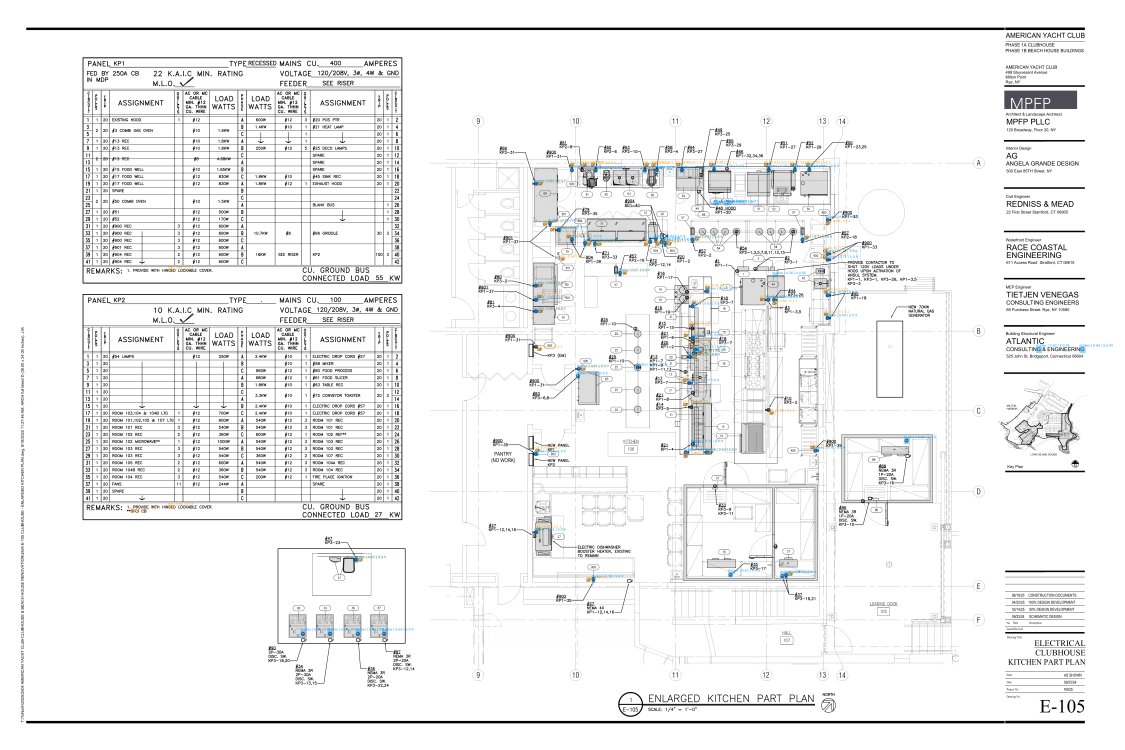
#> input picture annotated_output.png, 4500 x 3000 px (shown at 1/4 size)
$ python -i symbol_matching_all_feature_matching.py   (imports and definitions only)
#> lines starting #> are read from the running program, lines starting #| are printed output that depends on the picture
"""
Electrical Symbol Detection System
Detects and counts electrical symbols in layout drawings with multiple matching methods.
Uses sliding window approach for feature-based methods to handle small symbols in large images.
Memory-efficient implementation.
"""

import cv2
import numpy as np
from typing import List, Tuple, Dict
import matplotlib.pyplot as plt
from dataclasses import dataclass


@dataclass
class Detection:
    """Store detection information"""
    bbox: Tuple[int, int, int, int]  # (x, y, w, h)
    confidence: float
    scale: float
    rotation: float
    center: Tuple[int, int]


class ElectricalSymbolDetector:
    """
    Detects electrical symbols in layout drawings using multiple matching methods.
    Methods: template_matching, sift, orb, akaze, brisk
    Uses sliding window for feature-based methods.
    """

    def __init__(self,
                 scales: List[float] = None,
                 rotations: List[float] = None,
                 threshold: float = 0.7,
                 nms_threshold: float = 0.3,
                 method: str = 'template_matching',
                 window_scale: float = 2.5):
        """
        Initialize the detector.

        Args:
            scales: List of scale factors (only for template_matching)
            rotations: List of rotation angles (only for template_matching)
            threshold: Matching threshold
            nms_threshold: Non-maximum suppression IoU threshold
            method: Detection method - 'template_matching', 'sift', 'orb', 'akaze', 'brisk'
            window_scale: Sliding window size as multiple of template size (default: 2.5x)
        """
        self.scales = scales or [0.8, 0.9, 1.0, 1.1, 1.2]
        self.rotations = rotations or list(range(0, 360, 15))
        self.threshold = threshold
        self.nms_threshold = nms_threshold
        self.method = method.lower()
        self.window_scale = window_scale
        self.template = None
        self.template_gray = None
        self.template_source_image = None

        # Validate method
        valid_methods = ['template_matching', 'sift', 'orb', 'akaze', 'brisk']
        if self.method not in valid_methods:
            raise ValueError(f"Invalid method '{self.method}'. Choose from: {valid_methods}")

        # Initialize feature detector based on method
        self.feature_detector = None
        if self.method in ['sift', 'orb', 'akaze', 'brisk']:
            self._initialize_feature_detector()

    # [31 lines left out: function _initialize_feature_detector, not called in this run]

    def select_template_roi(self, image_path: str, max_display_size: int = 1200) -> np.ndarray:
        """Two-step template selection for better accuracy."""
#> called with image_path = '../annotated_output.png', max_display_size = 1200
        image = cv2.imread(image_path)
#> image is the input picture: shape (3000, 4500, 3); mean B, G, R 241.3, 241.2, 241
        if image is None:
            raise ValueError(f"Could not load image from {image_path}")

        self.template_source_image = image_path
        original_h, original_w = image.shape[:2]
#> original_h = 3000; original_w = 4500

        # STEP 1: Select rough area
        print("\n" + "="*70)
        print("STEP 1: SELECT REFERENCE AREA (Rough Selection)")
        print("="*70)
        print("Instructions:")
        print("  - Draw a bounding box around the general area of the symbol")
        print("  - Press SPACE or ENTER to confirm")
        print("="*70 + "\n")

        scale_factor = 1.0
        display_image = image.copy()

        if original_h > max_display_size or original_w > max_display_size:
            scale_factor = min(max_display_size / original_w, max_display_size / original_h)
#> scale_factor = 0.267
            new_w = int(original_w * scale_factor)
#> new_w = 1200
            new_h = int(original_h * scale_factor)
#> new_h = 800
            display_image = cv2.resize(image, (new_w, new_h), interpolation=cv2.INTER_AREA)
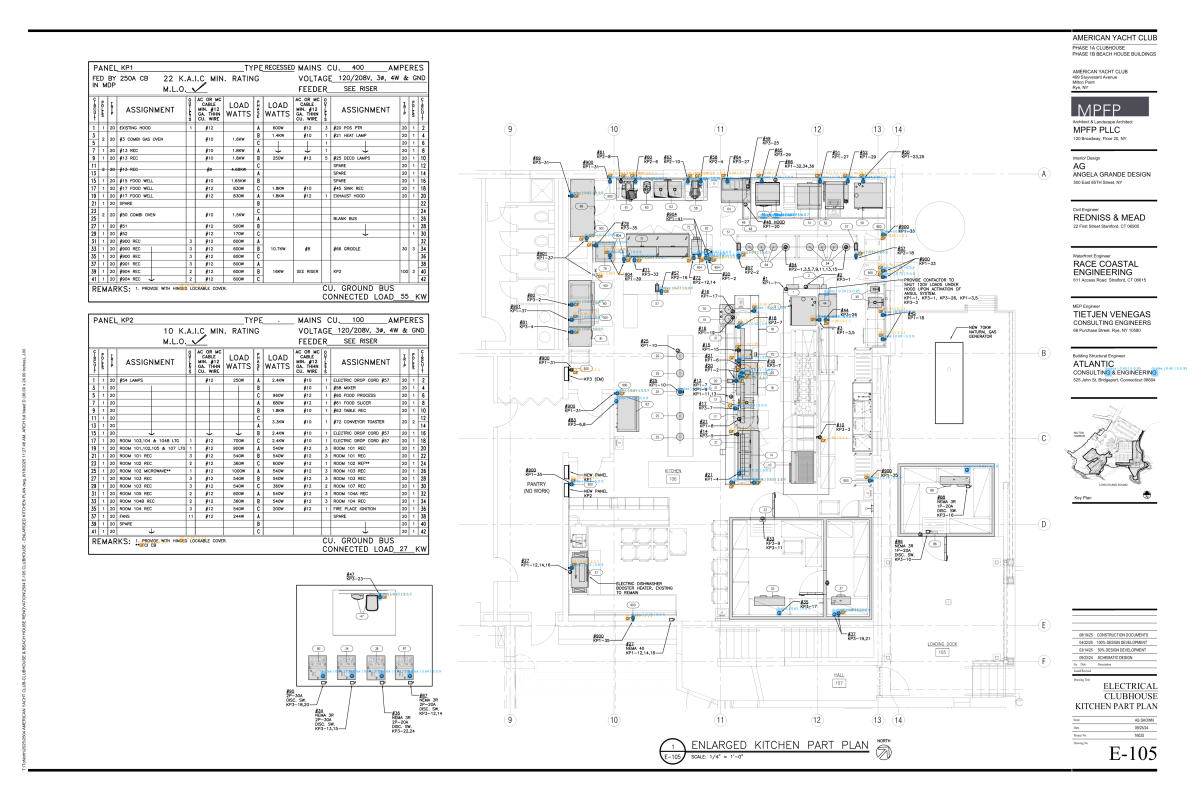
#> display_image: shape (800, 1200, 3); mean B, G, R 241.3, 241.2, 241

#> (the run stopped early here; a loop or call above may not have finished)
